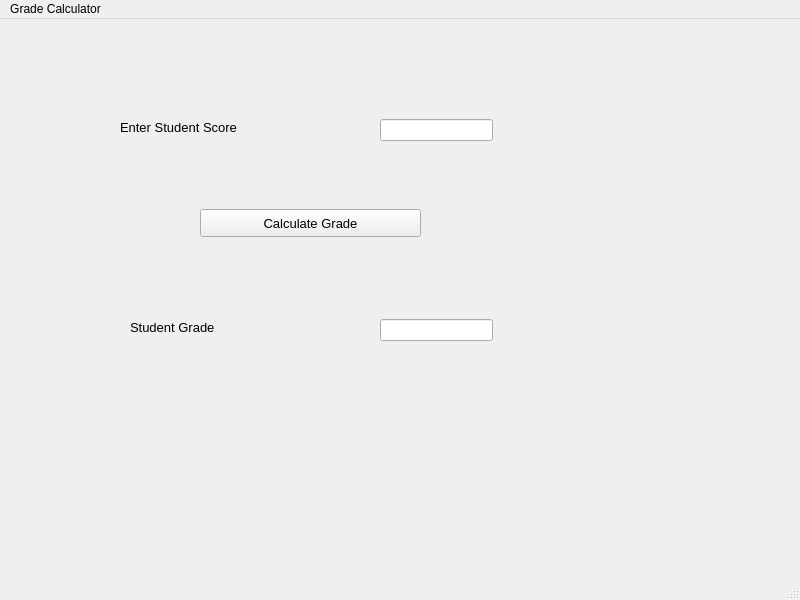
<?xml version="1.0" encoding="UTF-8"?>
<ui version="4.0">
 <class>MainWindow</class>
 <widget class="QMainWindow" name="MainWindow">
  <property name="geometry">
   <rect>
    <x>0</x>
    <y>0</y>
    <width>800</width>
    <height>600</height>
   </rect>
  </property>
  <property name="windowTitle">
   <string>MainWindow</string>
  </property>
  <widget class="QWidget" name="centralwidget">
   <widget class="QLabel" name="lblScore">
    <property name="geometry">
     <rect>
      <x>120</x>
      <y>100</y>
      <width>171</width>
      <height>16</height>
     </rect>
    </property>
    <property name="font">
     <font>
      <family>Arial</family>
      <pointsize>10</pointsize>
     </font>
    </property>
    <property name="text">
     <string>Enter Student Score</string>
    </property>
   </widget>
   <widget class="QLineEdit" name="txtScore">
    <property name="geometry">
     <rect>
      <x>380</x>
      <y>100</y>
      <width>113</width>
      <height>22</height>
     </rect>
    </property>
    <property name="font">
     <font>
      <family>Arial</family>
      <pointsize>10</pointsize>
     </font>
    </property>
   </widget>
   <widget class="QPushButton" name="btnCalculate">
    <property name="geometry">
     <rect>
      <x>200</x>
      <y>190</y>
      <width>221</width>
      <height>28</height>
     </rect>
    </property>
    <property name="font">
     <font>
      <family>Arial</family>
      <pointsize>10</pointsize>
     </font>
    </property>
    <property name="text">
     <string>Calculate Grade</string>
    </property>
   </widget>
   <widget class="QLabel" name="lblGrade">
    <property name="geometry">
     <rect>
      <x>130</x>
      <y>300</y>
      <width>141</width>
      <height>16</height>
     </rect>
    </property>
    <property name="font">
     <font>
      <family>Arial</family>
      <pointsize>10</pointsize>
     </font>
    </property>
    <property name="text">
     <string>Student Grade</string>
    </property>
   </widget>
   <widget class="QLineEdit" name="txtGrade">
    <property name="geometry">
     <rect>
      <x>380</x>
      <y>300</y>
      <width>113</width>
      <height>22</height>
     </rect>
    </property>
    <property name="font">
     <font>
      <family>Arial</family>
      <pointsize>10</pointsize>
     </font>
    </property>
    <property name="readOnly">
     <bool>true</bool>
    </property>
   </widget>
  </widget>
  <widget class="QMenuBar" name="menubar">
   <property name="geometry">
    <rect>
     <x>0</x>
     <y>0</y>
     <width>800</width>
     <height>26</height>
    </rect>
   </property>
   <widget class="QMenu" name="menuGrade_Calculator">
    <property name="title">
     <string>Grade Calculator</string>
    </property>
   </widget>
   <addaction name="menuGrade_Calculator"/>
  </widget>
  <widget class="QStatusBar" name="statusbar"/>
 </widget>
 <resources/>
 <connections/>
</ui>
